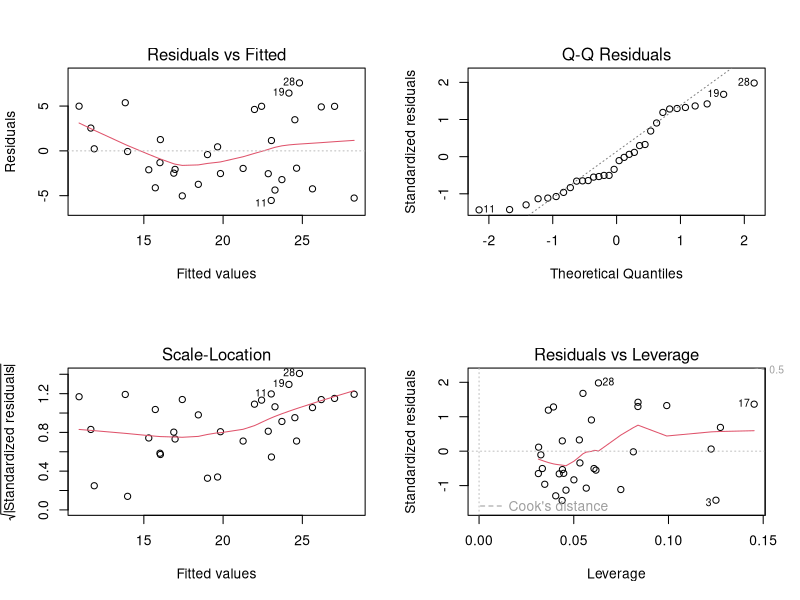
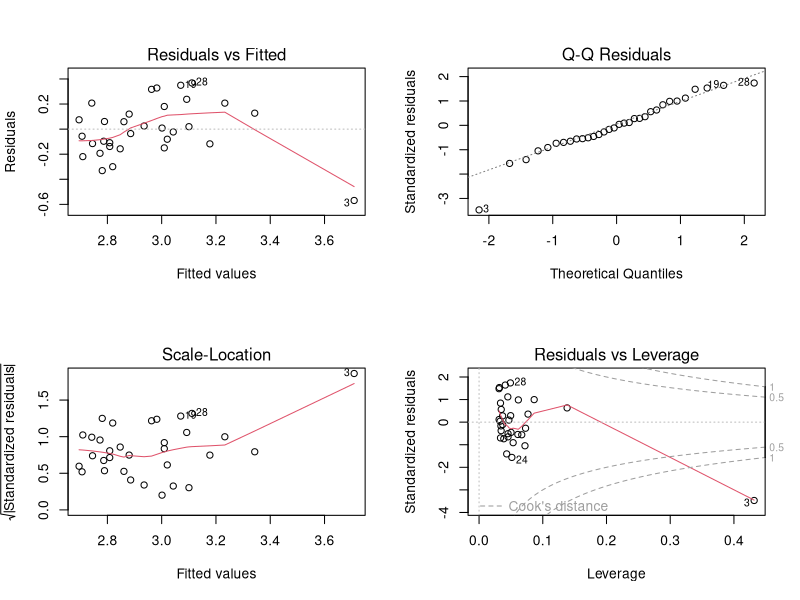

The R script that drew these images, in order: (Note: this script raises an error after producing the figures.)
# Q1 
mpg=c(20.5,20.3,23.0,20.1,17.3,17.3,13.9,24.2,26.6,19.3,17.5,14.9,18.6,14.7,14.2,12.1,15.9,32.0,30.6,31.1,21.4,14.4,14.7,11.6,19.2,28.0,27.4,32.4,13.2,18.9,12.4,22.7)
disp=c(129.7,152.0,11.6,234.8,328.3,230.1,381.9,146.8,174.5,193.1,147.1,304.3,251.3,266.3,442.0,436.4,461.2,43.6,118.2,65.3,79.7,306.4,329.0,336.6,385.7,108.5,162.9,101.0,347.3,141.0,292.5,105.7)
log.mpg=c(3.02,3.01,3.14,3.00,2.85,2.85,2.63,3.19,3.28,2.96,2.86,2.70,2.92,2.69,2.65,2.49,2.77,3.47,3.42,3.44,3.06,2.67,2.69,2.45,2.95,3.33,3.31,3.48,2.58,2.94,2.52,3.12) 
log.disp=c(4.87,5.02,2.45,5.46,5.79,5.44,5.95,4.99,5.16,5.26,4.99,5.72,5.53,5.58,6.09,6.08,6.13,3.78,4.77,4.18,4.38,5.72,5.80,5.82,5.96,4.69,5.09,4.62,5.85,4.95,5.68,4.66) 
cars=data.frame(mpg,disp,log.mpg,log.disp)
#a
untransformed_model <- lm(mpg ~ disp, data=cars)
transformed_model <- lm(log.mpg ~ log.disp, data=cars)

#
par(mfrow=c(2,2))
plot(untransformed_model)
plot(transformed_model)

# b
summary(transformed_model)
anova(transformed_model)


# e
predict()